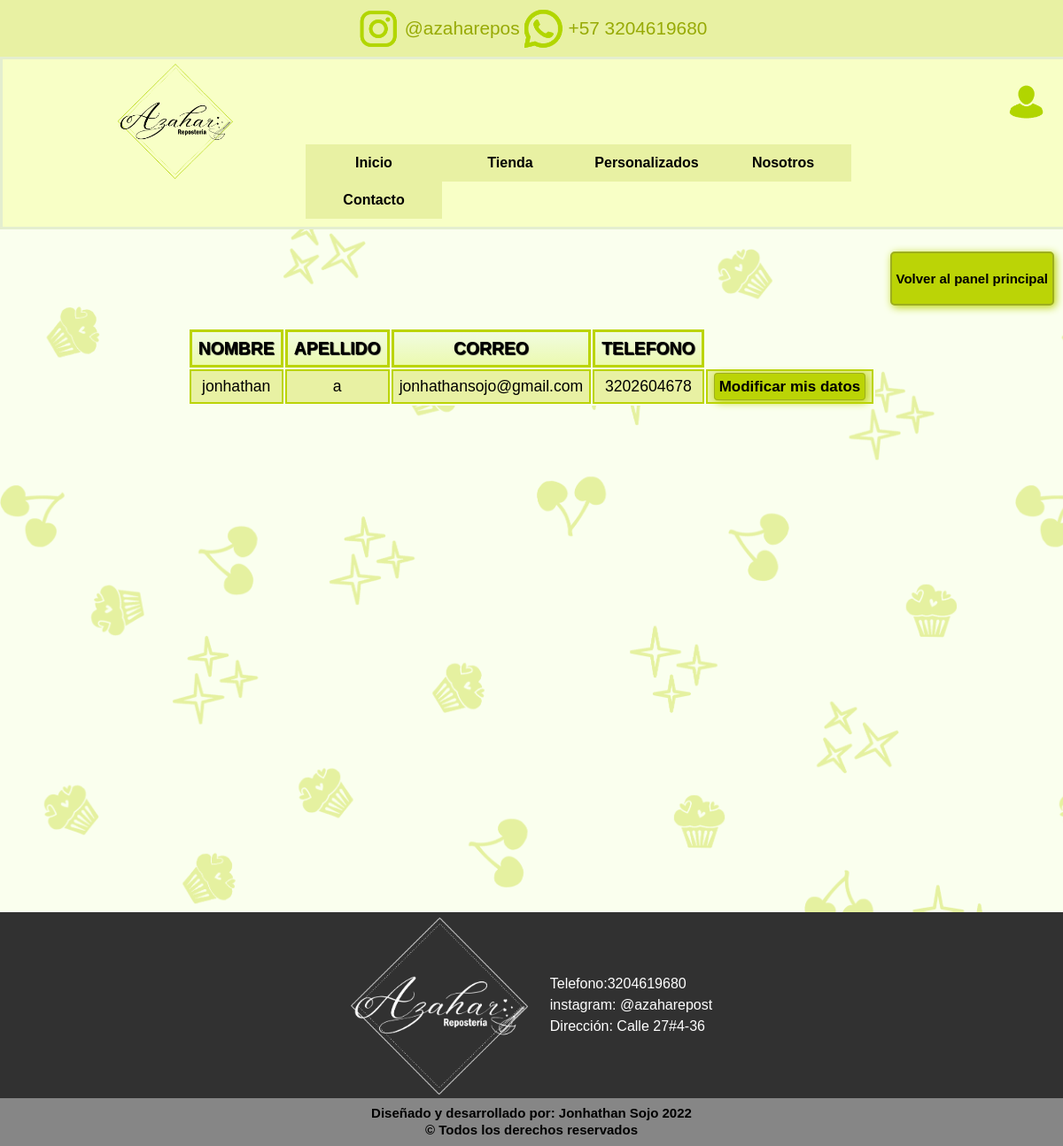
The app's page /vistas/sistema_c_c.php (signed in) with its own data.
### tables this page shows
CREATE TABLE `usuarios` (
  `id` int(50) NOT NULL,
  `nombre` varchar(100) NOT NULL,
  `apellido` varchar(100) NOT NULL,
  `correo` varchar(100) NOT NULL,
  `telefono` varchar(100) NOT NULL,
  `contraseña` varchar(100) NOT NULL,
  `tipo_usuario` int(50) NOT NULL DEFAULT 2
);

### modelo/sistema_c_c.php (called while the page is built, shortened)
<?php
    include('db.php');
    $correo2 = $_SESSION['correo'];
    $query = "SELECT * FROM usuarios WHERE correo = '$correo2'";
    $consulta_1 = mysqli_query($conexion,$query);
?>

### vistas/sistema_c_c.php (the view)
<?php
    include("../controlador/db.php");
    require("../controlador/plantillas/header.php")
 ?>
        <div class="contenedor_boton_volver">
            <a href="sistema_c.php">
                <div class = "boton_volver_panel">
                    <p>Volver al panel principal</p>
                </div>
            </a>
        </div>
        <div class="contenedor-tabla">
            <div class="cajas-tabla">
                <table class="tabla">
                    <thead>
                        <tr class="cabecera">
                            <th>NOMBRE</th>
                            <th>APELLIDO</th>
                            <th>CORREO</th>
                            <th>TELEFONO</th>
                        </tr>
                    </thead>
                    <tbody>
                        <?php
                        include('../modelo/sistema_c_c.php');
                        while($row = mysqli_fetch_array($consulta_1)){
                        ?>
                            <tr>
                                <td><?php echo $row['nombre'] ?></td>
                                <td><?php echo $row['apellido'] ?></td>
                                <td><?php echo $row['correo'] ?></td>
                                <td><?php echo $row['telefono'] ?></td>
                                <td>
                                    <a href="edit_usuario.php?id=<?php echo $row['id']?>">Modificar mis datos</a>
                                </td>
                            </tr>
                        <?php
                        }
                        ?>
                    </tbody>
                </table>
            </div>
            </div>
<?php
    require("../controlador/plantillas/footer.php")
 ?>

### vistas/css/style.css (style rules this page uses)
body { background: #faffee;; background-image: url(../Proyecto-SICIDD/img/fondo2.png); background-size: contain; font-family: Helvetica; margin: 0; padding: 0; }
.contenedor-tabla { display: flex; justify-content: center; margin-top: 25px; width: 100%; height: 100%; }
thead { font-size: 1.1em; margin-top: 50px; }
th, td { font-size: 1.1em; padding: 7px; text-align: center; border: solid 2px #bbd406; }
.cajas-tabla { height: 350px; }
td a { text-decoration: none; background: #bbd406; font-weight: bold; font-size: 17px; padding: 5px; border-radius: 4px; border: 1px solid #9dae1e; box-shadow: 2px 2px 10px #bbd406; color: black; }
thead, tfoot { background: url(leopardskin.jpg); color:black; text-shadow: 1px 1px 1px black; }
thead th, tfoot th, tfoot td { background: linear-gradient(to bottom, rgba(158, 221, 103, 0.1), rgba(221, 245, 114, 0.5)); border: 3px solid #bbd406; }
tbody tr:nth-child(odd) { background-color: #e8f1a3; }
tbody tr { background-color: aqua; }
table { background-color:#faffee; }
.contenedor_boton_volver { display: flex; align-items: flex-end; justify-content: flex-end; width: 100%; }
.boton_volver_panel { background: #bbd406; color: black; font-weight: bold; font-size: 15px; margin-top: 25px; padding: 5px; border-radius: 5px; border: 2px solid #9dae1e; box-shadow: 2px 2px 10px #bbd406; text-align: center; margin-right: 10px; }
a { text-decoration: none; }

### records on screen
usuarios: nombre "jonhathan", apellido "a", correo "jonhathansojo@gmail.com", telefono "3202604678"
